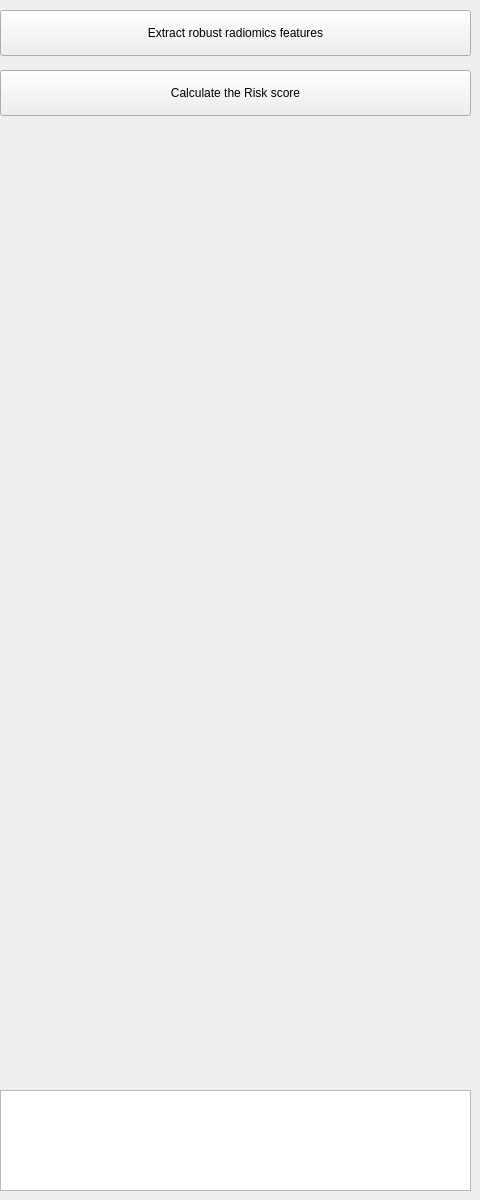
    <widget class="QWidget" name="page_6">
     <widget class="QPushButton" name="pushButton_5">
      <property name="geometry">
       <rect>
        <x>0</x>
        <y>10</y>
        <width>471</width>
        <height>46</height>
       </rect>
      </property>
      <property name="text">
       <string>Extract robust radiomics features</string>
      </property>
     </widget>
     <widget class="QPushButton" name="pushButton_11">
      <property name="geometry">
       <rect>
        <x>0</x>
        <y>70</y>
        <width>471</width>
        <height>46</height>
       </rect>
      </property>
      <property name="text">
       <string>Calculate the Risk score</string>
      </property>
     </widget>
     <widget class="QTextBrowser" name="textBrowser_4">
      <property name="geometry">
       <rect>
        <x>0</x>
        <y>1090</y>
        <width>471</width>
        <height>101</height>
       </rect>
      </property>
     </widget>
     <widget class="QLabel" name="label_sample">
      <property name="geometry">
       <rect>
        <x>0</x>
        <y>130</y>
        <width>471</width>
        <height>461</height>
       </rect>
      </property>
      <property name="text">
       <string/>
      </property>
     </widget>
     <widget class="QLabel" name="label_OS">
      <property name="geometry">
       <rect>
        <x>0</x>
        <y>610</y>
        <width>471</width>
        <height>461</height>
       </rect>
      </property>
      <property name="text">
       <string/>
      </property>
     </widget>
     <zorder>pushButton_5</zorder>
     <zorder>pushButton_11</zorder>
     <zorder>textBrowser_4</zorder>
     <zorder>label_OS</zorder>
     <zorder>label_sample</zorder>
    </widget>
